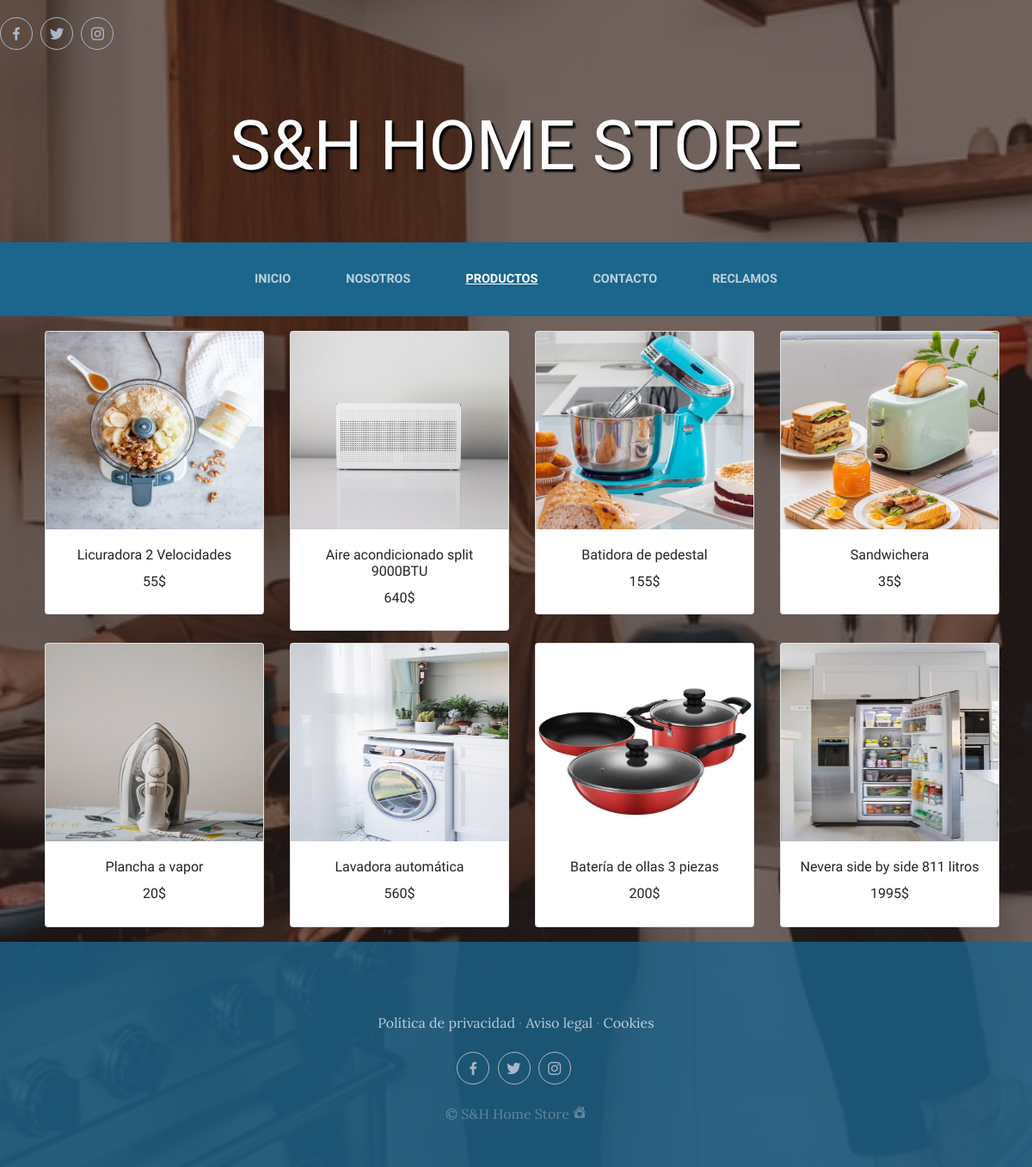
The page /productos on the database its author committed.
### SistemaGarantiaApp/models.py (models this page shows, shortened)
class Producto(models.Model):
    codigo_prod=models.AutoField(primary_key=True)
    modelo_cod=models.ForeignKey(Modelo, null=False, blank=False, on_delete=models.CASCADE)
    marca_cod=models.ForeignKey(Marca, null=True, blank=True, on_delete=models.CASCADE)
    nombre_prod=models.CharField(max_length=255)
    descrip_prod=models.CharField(max_length=255)
    img_prod=models.ImageField(upload_to='productos', null=True, blank=True)#Carpeta para guardar las imagenes de los productos
    existencia=models.IntegerField()
    costo=models.IntegerField()
    meses_garan=models.IntegerField()
    estatus=models.BooleanField(default=True)

### SistemaGarantiaApp/views.py (the view)
# urls.py: path('productos', views.productos, name="Productos"),
def productos(request):
    productos=Producto.objects.all()
    return render(request, "SistemaGarantia/productos.html", {"productos":productos})

### SistemaGarantiaApp/templates/SistemaGarantia/productos.html
{% extends "SistemaGarantia/base.html" %} {% load static %} {% block content %}
<div class="container" style="margin-top: 10px; margin-bottom: 10px;">
  <div class="row">
    {% for producto in productos %}
    <div class="col-md-3">
      <div class="card" style="width: 100%; margin: 7px">
        <img
          src="{{producto.img_prod.url}}"
          alt=""
          class="card-img-top"
          style="height: 230px"
        />
        <div class="card-body" style="text-align: center">
          <h6 class="card-title">{{producto.nombre_prod}}</h6>
          <h6>{{producto.costo}}$</h6>
        </div>
      </div>
    </div>
    {% endfor %}
  </div>
</div>
{% endblock %}

### SistemaGarantiaApp/static/SistemaGarantia/css/gestion.css (style rules this page uses)
body { font-family: 'Lora'; background: linear-gradient(rgba(47, 23, 15, 0.65), rgba(47, 23, 15, 0.65)), url("../img/bg_main.jpg"); background-attachment: fixed; background-position: center; background-size: cover; }
h1, h2, h3, h4, h5, h6 { font-family: 'Oswald', sans-serif; }

### rows shown on the page
Producto: img_prod (picture), nombre_prod "Licuradora 2 Velocidades", costo "55"
Producto: img_prod (picture), nombre_prod "Aire acondicionado split 9000BTU", costo "640"
Producto: img_prod (picture), nombre_prod "Batidora de pedestal", costo "155"
Producto: img_prod (picture), nombre_prod "Sandwichera", costo "35"
Producto: img_prod (picture), nombre_prod "Plancha a vapor", costo "20"
Producto: img_prod (picture), nombre_prod "Lavadora automática", costo "560"
Producto: img_prod (picture), nombre_prod "Batería de ollas 3 piezas", costo "200"
Producto: img_prod (picture), nombre_prod "Nevera side by side 811 litros", costo "1995"
